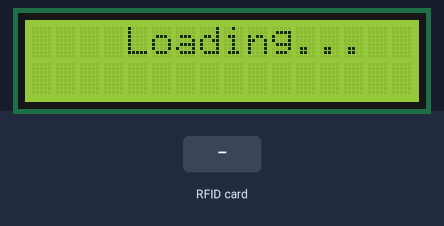
Simulated run of this sketch. Board: Arduino Uno, built with avr-gcc and run on an emulated ATmega328P. Shown: 16×2 character LCD. Inputs (shaded band) come from the test bench. What the sketch prints to the serial monitor is not drawn.

Above: at 1.2 s.
At 3.3 s:
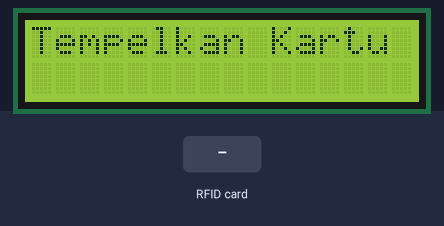
3.4 s: RFID card 5E 7A 19 C4 held to the reader
At 4.6 s:
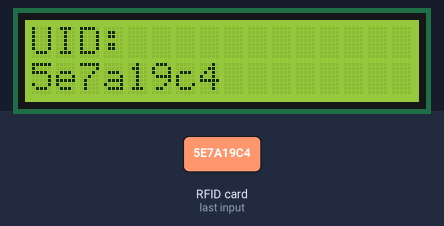
Timing chart, 0 to 6.4 s (numbered marks = the images above; inputs shaded):
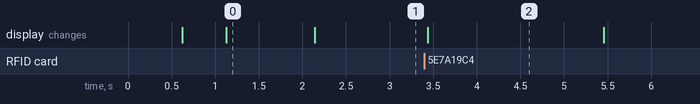

Measured:
- after the input at 3.4 s, the display: changes at once (image 2)
- what the display in image 0 shows lasts 1.0 s, from 1.1 s to 2.1 s
- what the display in image 2 shows lasts 2.1 s, from 3.4 s to 5.5 s

The sketch:

pembaca-uid-rfid-rc522.ino
```cpp
#include <Wire.h>
#include <LiquidCrystal_I2C.h>
#include <SPI.h>
#include <MFRC522.h>

#define SDA_PIN 10  // Pin SS untuk RFID
#define RST_PIN 9   // Pin RST untuk RFID

LiquidCrystal_I2C lcd(0x26, 16, 2); // Sesuaikan alamat I2C jika perlu
MFRC522 rfid(SDA_PIN, RST_PIN);

void setup() {
    Serial.begin(9600);
    SPI.begin();
    rfid.PCD_Init();
    lcd.init();
    lcd.backlight();

    // **Animasi Loading**
    lcd.setCursor(4, 0);
    lcd.print("Loading");
    for (int i = 0; i < 3; i++) {
        lcd.print(".");
        delay(500);
    }
    delay(500);
    lcd.clear();
    lcd.print("Tempelkan Kartu");
}

void loop() {
    if (rfid.PICC_IsNewCardPresent() && rfid.PICC_ReadCardSerial()) {
        Serial.print("UID Kartu: ");
        lcd.clear();
        lcd.setCursor(0, 0);
        lcd.print("UID: ");

        String uidString = "";
        for (byte i = 0; i < rfid.uid.size; i++) {
            uidString += String(rfid.uid.uidByte[i], HEX);
            Serial.print(rfid.uid.uidByte[i], HEX);
            Serial.print(" ");
        }

        Serial.println();
        lcd.setCursor(0, 1);
        lcd.print(uidString);

        delay(2000);
        lcd.clear();
        lcd.print("Tempelkan Kartu");

        rfid.PICC_HaltA();  // Hentikan komunikasi dengan kartu
    }
}
```
